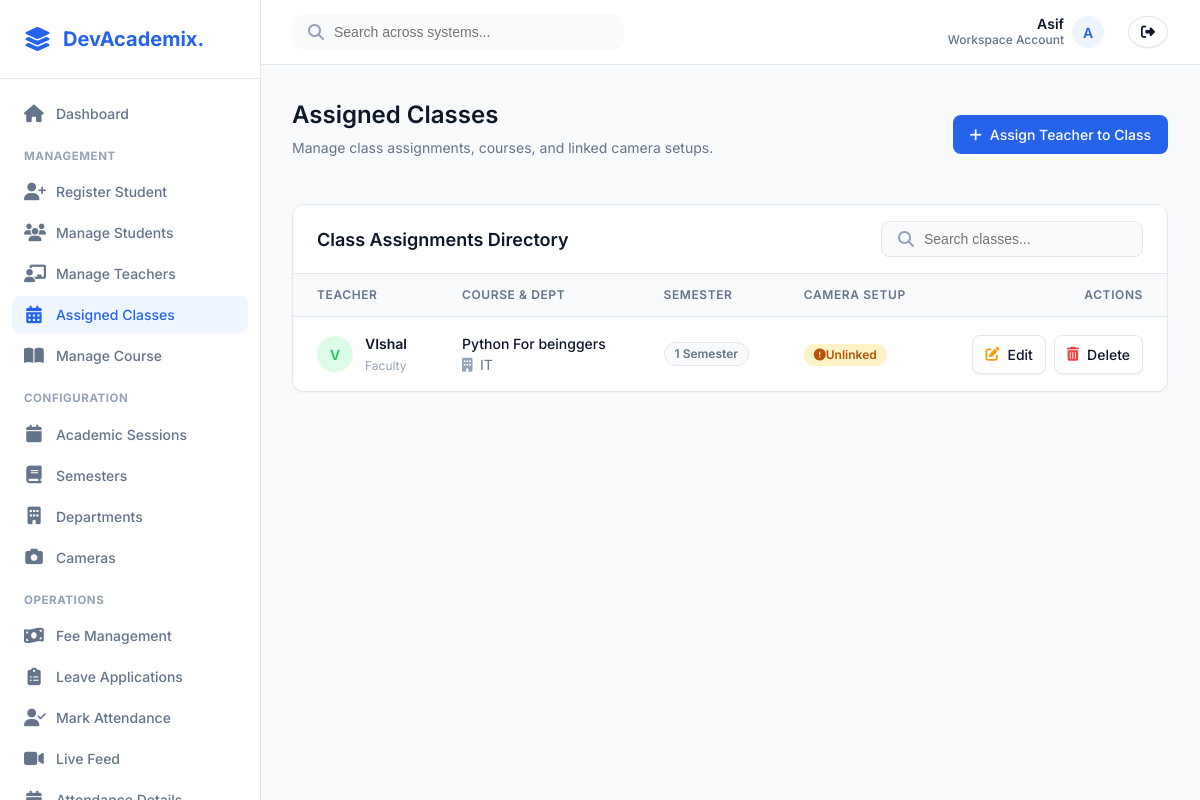
The page /assigned-classes/ (signed in) on the database its author committed.
### app1/models.py (models this page shows, shortened)
class AssignedClass(models.Model):
    teacher = models.ForeignKey(Teacher, on_delete=models.CASCADE, related_name="assigned_classes")
    course = models.ForeignKey(Course, on_delete=models.CASCADE)
    department = models.ForeignKey(Department, on_delete=models.CASCADE)
    semester = models.ForeignKey(Semester, on_delete=models.CASCADE)
    cameras = models.ManyToManyField(CameraConfiguration, blank=True, related_name="assigned_classes", help_text="Cameras attached to this class")

class Teacher(models.Model):
    user = models.OneToOneField(User, on_delete=models.CASCADE, related_name="teacher_profile")
    name = models.CharField(max_length=255)
    email = models.EmailField(max_length=255)
    phone_number = models.CharField(max_length=15, blank=True, null=True)
    department = models.ForeignKey(Department, on_delete=models.SET_NULL, null=True, blank=True, related_name="teachers")

class Course(models.Model):
    name = models.CharField(max_length=255, unique=True, help_text="Course name")
    description = models.TextField(help_text="Course description")
    session = models.ForeignKey(Session, on_delete=models.CASCADE, related_name="courses")  # Linking to Session
    created_at = models.DateTimeField(auto_now_add=True)
    updated_at = models.DateTimeField(auto_now=True)

class Department(models.Model):
    name = models.CharField(max_length=255)
    description = models.TextField()

class Semester(models.Model):
    name = models.CharField(max_length=100, unique=True, help_text="Semester name (e.g., Fall 2024)")
    start_date = models.DateField(help_text="Start date of the semester")
    end_date = models.DateField(help_text="End date of the semester")
    description = models.TextField(help_text="Brief description of the semester", blank=True, null=True)

### app1/views.py (the view)
# urls.py: path('assigned-classes/', views.assigned_class_list, name='assigned_class_list'),
def assigned_class_list(request):
    assigned_classes = AssignedClass.objects.all()
    return render(request, 'assigned_class_list.html', {'assigned_classes': assigned_classes})

### templates/assigned_class_list.html (shortened to what this page needs)
{% extends 'base.html' %}
{% block content %}
<div class="saas-page-header">
    <div>
        <h1 class="saas-page-title">Assigned Classes</h1>
        <p class="saas-page-subtitle">Manage class assignments, courses, and linked camera setups.</p>
    </div>
    <div style="display: flex; gap: var(--space-3);">
        <a href="{% url 'assigned_class_create' %}" class="saas-btn saas-btn-primary">
            <i class="fas fa-plus"></i> Assign Teacher to Class
        </a>
    </div>
</div>
<div class="saas-card">
    <div class="saas-card-header" style="justify-content: space-between;">
        <h3 class="saas-card-title">Class Assignments Directory</h3>
        <div class="saas-header-search" style="width: auto; background: var(--bg-color); border: 1px solid var(--border-color);">
            <i class="fas fa-search" style="color: var(--text-tertiary);"></i>
            <input type="text" placeholder="Search classes..." style="width: 200px;">
        </div>
    </div>
    <div class="saas-table-container" style="border: none; box-shadow: none; border-radius: 0;">
        <table class="saas-table">
            <thead>
                <tr>
                    <th>Teacher</th>
                    <th>Course & Dept</th>
                    <th>Semester</th>
                    <th>Camera Setup</th>
                    <th style="text-align: right;">Actions</th>
                </tr>
            </thead>
            <tbody>
                {% for assigned_class in assigned_classes %}
                <tr>
                    <td>
                        <div style="display: flex; align-items: center; gap: var(--space-3);">
                            <div class="saas-avatar" style="width: 36px; height: 36px; background: var(--accent-light); color: var(--accent-color);">
                                {{ assigned_class.teacher.name|make_list|first|upper|default:"T" }}
                            </div>
                            <div>
                                <span style="font-weight: 600; color: var(--text-primary); display: block;">{{ assigned_class.teacher.name }}</span>
                                <span style="font-size: 0.75rem; color: var(--text-tertiary);">Faculty</span>
                            </div>
                        </div>
                    </td>
                    <td>
                        <span style="font-weight: 500; color: var(--text-primary); display: block;">{{ assigned_class.course.name }}</span>
                        <span style="font-size: 0.875rem; color: var(--text-secondary);">
                            <i class="fas fa-building" style="color: var(--text-tertiary); width: 14px;"></i> {{ assigned_class.department.name }}
                        </span>
                    </td>
                    <td>
                        <span class="saas-badge" style="background: var(--bg-color); color: var(--text-secondary); border: 1px solid var(--border-color);">
                            {{ assigned_class.semester.name }}
                        </span>
                    </td>
                    <td>
                        {% if assigned_class.camera %}
                            <span style="font-size: 0.875rem; color: var(--text-secondary);">
                                <i class="fas fa-video" style="color: var(--primary-color); margin-right: 4px;"></i> {{ assigned_class.camera.location|default:assigned_class.camera.name }}
                            </span>
                        {% else %}
                            <span class="saas-badge saas-badge-warning" style="font-size: 0.75rem;"><i class="fas fa-exclamation-circle"></i> Unlinked</span>
                        {% endif %}
                    </td>
                    <td style="text-align: right;">
                        <a href="{% url 'assigned_class_update' assigned_class.id %}" class="saas-btn saas-btn-secondary" style="padding: var(--space-2) var(--space-3);">
                            <i class="fas fa-edit" style="color: var(--warning-color);"></i> Edit
                        </a>
                        <a href="{% url 'assigned_class_delete' assigned_class.id %}" class="saas-btn saas-btn-secondary" style="padding: var(--space-2) var(--space-3); margin-left: var(--space-1);">
                            <i class="fas fa-trash-alt" style="color: var(--danger-color);"></i> Delete
                        </a>
                    </td>
                </tr>
                {% endfor %}
            </tbody>
        </table>
    </div>
</div>
{% endblock %}

### templates/base.html (shortened to what this page needs)
<!DOCTYPE html>
{% load static %}
<html lang="en">
<head>
    <link rel="stylesheet" href="https://cdnjs.cloudflare.com/ajax/libs/font-awesome/6.4.0/css/all.min.css">
    <link rel="stylesheet" href="{% static 'css/saas_theme.css' %}">
</head>
<body>
    <aside class="saas-sidebar" id="sidebar">
        <div class="saas-sidebar-header">
            <i class="fas fa-layer-group" style="font-size: 1.5rem; color: var(--primary-color);"></i>
            <h2>DevAcademix.</h2>
        </div>
        <nav class="saas-sidebar-nav">
            {% if not user.is_authenticated %}
            <a href="{% url 'login' %}" class="saas-nav-item">
                <i class="fas fa-sign-in-alt"></i> Login
            </a>
            {% elif user.is_staff or user.is_superuser %}
            <a href="{% url 'admin_dashboard' %}" class="saas-nav-item">
                <i class="fas fa-home"></i> Dashboard
            </a>
            <div style="font-size:0.72rem;font-weight:700;color:var(--text-tertiary);text-transform:uppercase;margin:var(--space-4) var(--space-3) var(--space-2);letter-spacing:0.05em;">Management</div>
            <a href="{% url 'register_student' %}" class="saas-nav-item">
                <i class="fas fa-user-plus"></i> Register Student
            </a>
            <a href="{% url 'student-list' %}" class="saas-nav-item">
                <i class="fas fa-users"></i> Manage Students
            </a>
            <a href="{% url 'teacher_list' %}" class="saas-nav-item">
                <i class="fas fa-chalkboard-teacher"></i> Manage Teachers
            </a>
            <a href="{% url 'assigned_class_list' %}" class="saas-nav-item">
                <i class="fas fa-calendar-alt"></i> Assigned Classes
            </a>
            <a href="{% url 'manage_courses' %}" class="saas-nav-item">
                <i class="fas fa-book-open"></i> Manage Course
            </a>
            <div style="font-size:0.72rem;font-weight:700;color:var(--text-tertiary);text-transform:uppercase;margin:var(--space-4) var(--space-3) var(--space-2);letter-spacing:0.05em;">Configuration</div>
            <a href="{% url 'session_list' %}" class="saas-nav-item">
                <i class="fas fa-calendar"></i> Academic Sessions
            </a>
            <a href="{% url 'semester_list' %}" class="saas-nav-item">
                <i class="fas fa-book"></i> Semesters
            </a>
            <a href="{% url 'department_list' %}" class="saas-nav-item">
                <i class="fas fa-building"></i> Departments
            </a>
            <a href="{% url 'camera_config_list' %}" class="saas-nav-item">
                <i class="fas fa-camera"></i> Cameras
            </a>
            <div style="font-size:0.72rem;font-weight:700;color:var(--text-tertiary);text-transform:uppercase;margin:var(--space-4) var(--space-3) var(--space-2);letter-spacing:0.05em;">Operations</div>
            <a href="{% url 'student_list_with_fees' %}" class="saas-nav-item">
                <i class="fas fa-money-bill-wave"></i> Fee Management
            </a>
            <a href="{% url 'leave_list' %}" class="saas-nav-item">
                <i class="fas fa-clipboard-list"></i> Leave Applications
            </a>
            <a href="{% url 'mark_attendance' %}" class="saas-nav-item">
                <i class="fas fa-user-check"></i> Mark Attendance
            </a>
            <a href="{% url 'capture_and_recognize_with_cam' %}" class="saas-nav-item">
                <i class="fas fa-video"></i> Live Feed
            </a>
            <a href="{% url 'student_attendance_list' %}" class="saas-nav-item">
                <i class="fas fa-calendar-check"></i> Attendance Details
            </a>
            {% endif %}
        </nav>
    </aside>
    <div class="saas-main" id="main-content">
        <header class="saas-header">
            <div style="display: flex; align-items: center;">
                <div class="saas-header-search">
                    <i class="fas fa-search" style="color: var(--text-tertiary);"></i>
                    <input type="text" placeholder="Search across systems...">
                </div>
            </div>
            <div class="saas-header-actions">
                {% if user.is_authenticated %}
                <div class="saas-user-profile">
                    <span style="display: flex; flex-direction: column; align-items: flex-end; line-height: 1.2;">
                        <span style="color: var(--text-primary); font-weight: 600;">{{ user.username|title }}</span>
                        <span style="font-size: 0.75rem;">Workspace Account</span>
                    </span>
                    <div class="saas-avatar">
                        {{ user.username|make_list|first|upper }}
                    </div>
                </div>
                <a href="{% url 'logout' %}" class="saas-btn saas-btn-secondary"
                    style="margin-left: var(--space-2); padding: var(--space-2) var(--space-3); border-radius: 50%;">
                    <i class="fas fa-sign-out-alt"></i>
                </a>
                {% else %}
                <a href="{% url 'login' %}" class="saas-btn saas-btn-primary">
                    <i class="fas fa-sign-in-alt"></i> Login
                </a>
                {% endif %}
            </div>
        </header>
        <main class="saas-content">
            {% block content %}
            {% endblock %}
        </main>
    </div>
</body>
</html>

### rows shown on the page
AssignedClass: teacher.name|make_list "V", teacher.name "VIshal", course.name "Python For beinggers", department.name "IT", semester.name "1 Semester"

### other values the page prints
{{ user.username|title }} "Asif"
{{ user.username|make_list|first|upper }} "A"
